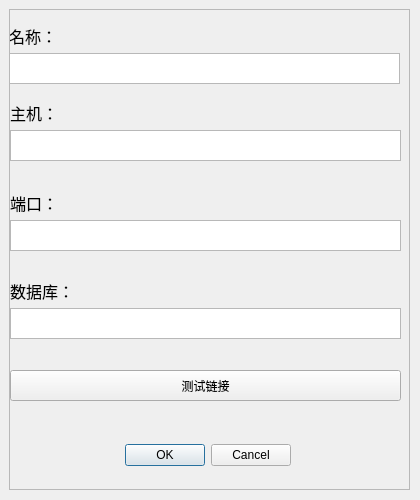
<?xml version="1.0" encoding="UTF-8"?>
<ui version="4.0">
 <class>Dialog</class>
 <widget class="QDialog" name="Dialog">
  <property name="enabled">
   <bool>true</bool>
  </property>
  <property name="geometry">
   <rect>
    <x>0</x>
    <y>0</y>
    <width>420</width>
    <height>500</height>
   </rect>
  </property>
  <property name="minimumSize">
   <size>
    <width>420</width>
    <height>500</height>
   </size>
  </property>
  <property name="maximumSize">
   <size>
    <width>420</width>
    <height>500</height>
   </size>
  </property>
  <property name="windowTitle">
   <string>连接数据库</string>
  </property>
  <widget class="QDialogButtonBox" name="buttonBox">
   <property name="geometry">
    <rect>
     <x>30</x>
     <y>440</y>
     <width>261</width>
     <height>31</height>
    </rect>
   </property>
   <property name="orientation">
    <enum>Qt::Horizontal</enum>
   </property>
   <property name="standardButtons">
    <set>QDialogButtonBox::Cancel|QDialogButtonBox::Ok</set>
   </property>
  </widget>
  <widget class="QLabel" name="label">
   <property name="geometry">
    <rect>
     <x>9</x>
     <y>25</y>
     <width>48</width>
     <height>22</height>
    </rect>
   </property>
   <property name="font">
    <font>
     <family>微软雅黑</family>
     <pointsize>12</pointsize>
    </font>
   </property>
   <property name="text">
    <string>名称：</string>
   </property>
  </widget>
  <widget class="QLabel" name="label_2">
   <property name="geometry">
    <rect>
     <x>10</x>
     <y>102</y>
     <width>48</width>
     <height>22</height>
    </rect>
   </property>
   <property name="font">
    <font>
     <family>微软雅黑</family>
     <pointsize>12</pointsize>
    </font>
   </property>
   <property name="text">
    <string>主机：</string>
   </property>
  </widget>
  <widget class="QLabel" name="label_3">
   <property name="geometry">
    <rect>
     <x>10</x>
     <y>192</y>
     <width>48</width>
     <height>22</height>
    </rect>
   </property>
   <property name="font">
    <font>
     <family>微软雅黑</family>
     <pointsize>12</pointsize>
    </font>
   </property>
   <property name="text">
    <string>端口：</string>
   </property>
  </widget>
  <widget class="QLabel" name="label_4">
   <property name="geometry">
    <rect>
     <x>10</x>
     <y>280</y>
     <width>64</width>
     <height>22</height>
    </rect>
   </property>
   <property name="font">
    <font>
     <family>微软雅黑</family>
     <pointsize>12</pointsize>
    </font>
   </property>
   <property name="text">
    <string>数据库：</string>
   </property>
  </widget>
  <widget class="QTextEdit" name="textEdit">
   <property name="geometry">
    <rect>
     <x>9</x>
     <y>53</y>
     <width>391</width>
     <height>31</height>
    </rect>
   </property>
  </widget>
  <widget class="QTextEdit" name="textEdit_2">
   <property name="geometry">
    <rect>
     <x>10</x>
     <y>130</y>
     <width>391</width>
     <height>31</height>
    </rect>
   </property>
  </widget>
  <widget class="QTextEdit" name="textEdit_3">
   <property name="geometry">
    <rect>
     <x>10</x>
     <y>220</y>
     <width>391</width>
     <height>31</height>
    </rect>
   </property>
  </widget>
  <widget class="QTextEdit" name="textEdit_4">
   <property name="geometry">
    <rect>
     <x>10</x>
     <y>308</y>
     <width>391</width>
     <height>31</height>
    </rect>
   </property>
  </widget>
  <widget class="QPushButton" name="pushButton">
   <property name="geometry">
    <rect>
     <x>10</x>
     <y>370</y>
     <width>391</width>
     <height>31</height>
    </rect>
   </property>
   <property name="text">
    <string>测试链接</string>
   </property>
  </widget>
  <widget class="QFrame" name="frame">
   <property name="geometry">
    <rect>
     <x>9</x>
     <y>9</y>
     <width>401</width>
     <height>481</height>
    </rect>
   </property>
   <property name="frameShape">
    <enum>QFrame::StyledPanel</enum>
   </property>
   <property name="frameShadow">
    <enum>QFrame::Raised</enum>
   </property>
  </widget>
 </widget>
 <resources/>
 <connections>
  <connection>
   <sender>buttonBox</sender>
   <signal>accepted()</signal>
   <receiver>Dialog</receiver>
   <slot>accept()</slot>
   <hints>
    <hint type="sourcelabel">
     <x>248</x>
     <y>254</y>
    </hint>
    <hint type="destinationlabel">
     <x>157</x>
     <y>274</y>
    </hint>
   </hints>
  </connection>
  <connection>
   <sender>buttonBox</sender>
   <signal>rejected()</signal>
   <receiver>Dialog</receiver>
   <slot>reject()</slot>
   <hints>
    <hint type="sourcelabel">
     <x>316</x>
     <y>260</y>
    </hint>
    <hint type="destinationlabel">
     <x>286</x>
     <y>274</y>
    </hint>
   </hints>
  </connection>
 </connections>
</ui>
